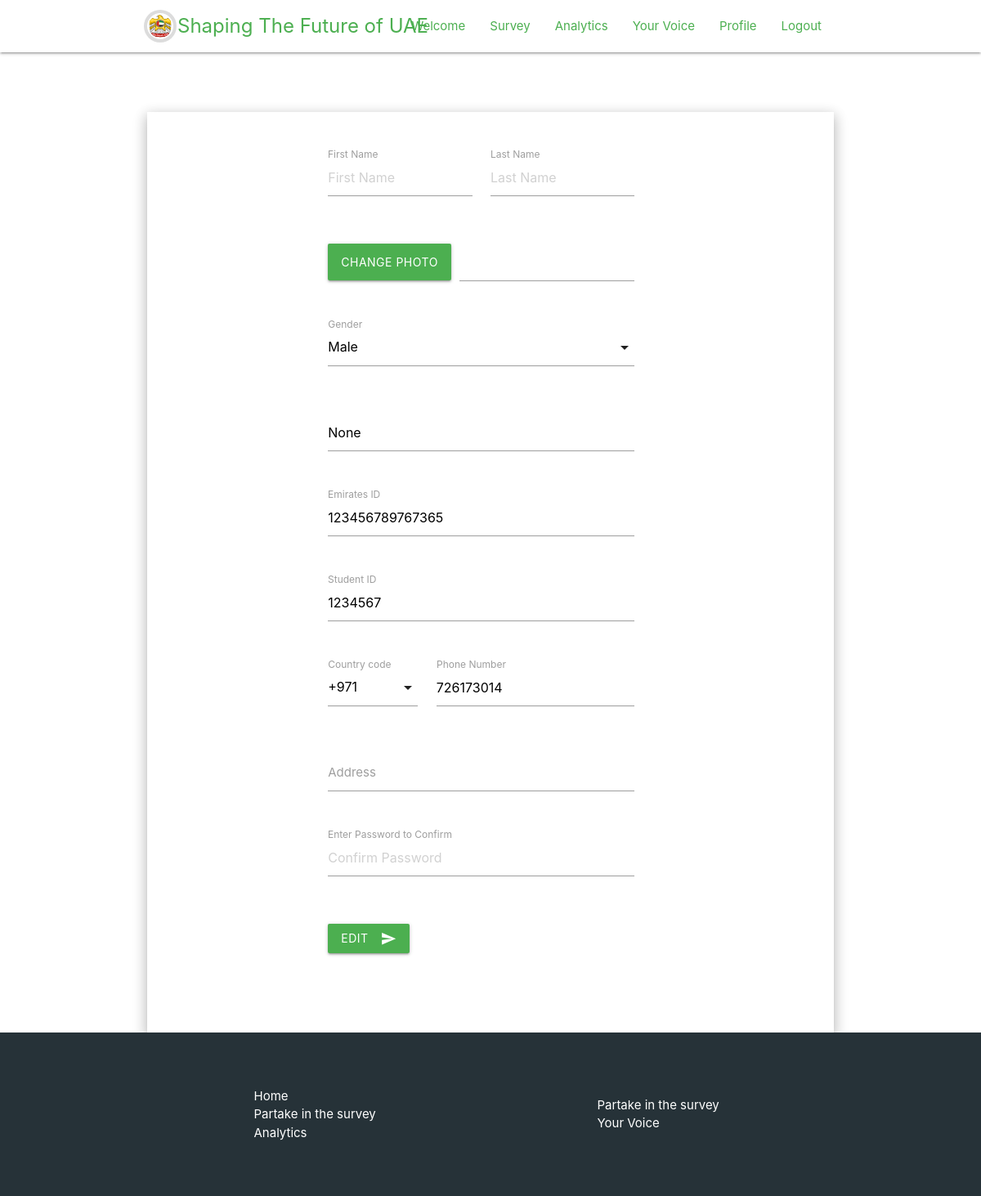
Screenshot of /edit_profile (signed in) with the database file from the repository.
### opinion_aggregator/models/auth.py (models this page shows, shortened)
class User(AbstractBaseUser, PermissionsMixin):
    email = models.EmailField(
        _('email address'), unique=True,
        error_messages={'unique': _(
            "The email address you entered has already been registered.",), },
        max_length=255
        )
    firstname = models.CharField(_('firstname'), max_length=40, blank=True)
    lastname = models.CharField(_('lastname'), max_length=40, blank=True)
    address = models.CharField(_('address'), max_length=100, blank=True)
    gender = models.CharField(_('gender'), max_length=40, blank=True)
    date_joined = models.DateTimeField(_('date_joined'), default=timezone.now)
    date_of_birth = models.DateField(_('date_of_birth'), blank=True, null=True)
    is_staff = models.BooleanField(
        _('staff status'), default=False,
        help_text=_(
            'Designates whether the user can log into this admin site.'
            ),
        )
    is_active = models.BooleanField(
        _('active'), default=True, help_text=_(
            'Designates whether this user should be treated as active. '
            'Unselect this instead of deleting accounts.'),
        )
    is_change_allowed = models.BooleanField(
        _('change_allowed'), default=False, help_text=_(
            'Designates whether this user has been authorized to change '
            'his own password, in the change_password view.'),
        )
    country_code = models.ForeignKey(CountryCode, on_delete=models.SET_NULL,
                                     null=True, blank=True)
    phone_number = models.IntegerField(blank=True, null=True)
    emirates_id = models.IntegerField(blank=False, null=False)
    student_id = models.IntegerField(blank=False, null=False)
    photo = models.ImageField(null=True, upload_to="avatars/", blank=True)
    change_email = models.EmailField(
        _('email address'), unique=True,
        error_messages={
            'unique': _(
                "The email address you entered has already been registered.",
                ),
            },
        max_length=255, default=None, blank=True, null=True
        )
    former_email = models.EmailField(_('email address'), max_length=255,
                                     default=None, blank=True,
                                     null=True)
    objects = UserManager()
    USERNAME_FIELD = 'email'
    REQUIRED_FIELDS = []

### opinion_aggregator/views.py (the view)
# urls.py: path('edit_profile', views.edit_profile, name='edit_profile'),
@login_required(login_url="/login")
def edit_profile(request):
    if request.method == 'POST':
        form = EditProfileForm(request.POST, request.FILES)
        if form.is_valid():
            return clean_password(form, request)
        return render(request, 'edit_profile.html', {'form': form})
    return render(request, 'edit_profile.html', {'form': EditProfileForm()})

### opinion_aggregator/forms/auth.py (shortened to what this page needs)
class EditProfileForm(forms.Form):
    firstname = forms.CharField(required=False)
    password = forms.CharField(widget=forms.PasswordInput)
    lastname = forms.CharField(required=False)
    address = forms.CharField(required=False)
    phone_number = forms.IntegerField(required=False)
    emirates_id = forms.IntegerField(required=False)
    emirates_id = forms.IntegerField(required=False)
    photo = forms.ImageField(required=False)

### opinion_aggregator/templates/edit_profile.html (shortened to what this page needs)
{% extends "base.html" %}
{% load static %}
{% block styles %}
    {{ block.super }}
    <link rel="stylesheet" type="text/css" href="{% static 'css/edit_profile.css' %}" />
{% load static %}
{% endblock %}
{% block content %}
<div class="content">
    <div class="splash row">
        <div class="row center">
            <h5 class="white-text">Edit Your Profile</h5>
        </div>
        <div class="container z-depth-3">
            <div class="row registration-form">
              <form class="col s12" method="POST" enctype="multipart/form-data">
                <div class="row">
                  <div class="input-field col s6">
                    <input name="firstname" placeholder="First Name" value="{{request.user.firstname}}" id="first_name" type="text" class="validate">
                    <label for="first_name">First Name</label>
                  </div>
                  <div class="input-field col s6">
                    <input name="lastname" placeholder="Last Name" value="{{request.user.lastname}}" id="last_name" type="text" class="validate">
                    <label for="last_name">Last Name</label>
                  </div>
                </div>
                <div class="row">
                  <div class="col s12">
                    <div class="file-field input-field">
                      <div class="btn">
                        <span>Change Photo</span>
                      </div>
                      <div class="file-path-wrapper">
                        <input class="file-path validate" type="text">
                      </div>
                    </div>
                  </div>
                </div>
                <div class="row">
                  <div class="input-field col s12">
                      <label>Gender</label>
                  </div>
                </div>
                <div class="row date-row">
                  <div class="input-field col s12">
                      <input value="{{request.user.date_of_birth}}" name="date_of_birth" placeholder="Date of Birth: before 2007-01-01" type="text" class="datepicker">
                  </div>
                </div>
                <div class="row">
                  <div class="input-field col s12">
                    <input value="{{request.user.emirates_id}}" name="emirates_id" placeholder="Emirates ID" id="emirates" type="number" class="validate" required>
                    <label for="emirates">Emirates ID</label>
                  </div>
                </div>
                <div class="row">
                  <div class="input-field col s12">
                    <input value="{{request.user.student_id}}" name="student_id" placeholder="Student ID" id="student" type="number" class="validate" required>
                    <label for="student">Student ID</label>
                  </div>
                </div>
                <div class="row">
                  <div class="input-field col s4">
                      <label>Country code</label>
                  </div>
                  <div class="input-field col s8">
                    <input value="{{request.user.phone_number}}" name="phone_number" placeholder="Phone Number" id="disabled" type="text" class="validate">
                    <label for="disabled">Phone Number</label>
                  </div>
                </div>
                <div class="row">
                  <div class="input-field col s12">
                    <input value="{{request.user.address}}" name="address" value="Address" id="disabled" type="text" class="validate">
                    <label for="disabled">Address</label>
                  </div>
                </div>
                <div class="row">
                  <div class="input-field col s12">
                    <input name="password" id="password" placeholder="Confirm Password" type="password" class="validate" required>
                    <label for="password">Enter Password to Confirm</label>
                  </div>
                </div>
                <div class="row">
                  <div class="input-field col s12">
                      <button class="btn waves-effect waves-light" type="submit" name="action">Edit
                          <i class="material-icons right">send</i>
                      </button>
                  </div>
                </div>
              </form>
              </div>
        </div>
    </div>
</div>
{% endblock %}

### opinion_aggregator/static/css/main.css (style rules this page uses)
body, html { height: 100%; }
body { display: flex; flex-direction: column; }
.content { flex: 1 0 auto; }
.btn { background: #4CAF50 !important; }
.active { display: block; }

### opinion_aggregator/static/css/edit_profile.css (style rules this page uses)
.splash { display: flex; flex-direction: column; margin-bottom: 0 !important; }
.splash .row { width: 100%; }
.registration-form { padding: 5% 25%; }

### rows the page displays
User: date_of_birth "None", emirates_id "123456789767365", student_id "1234567", phone_number "726173014"
